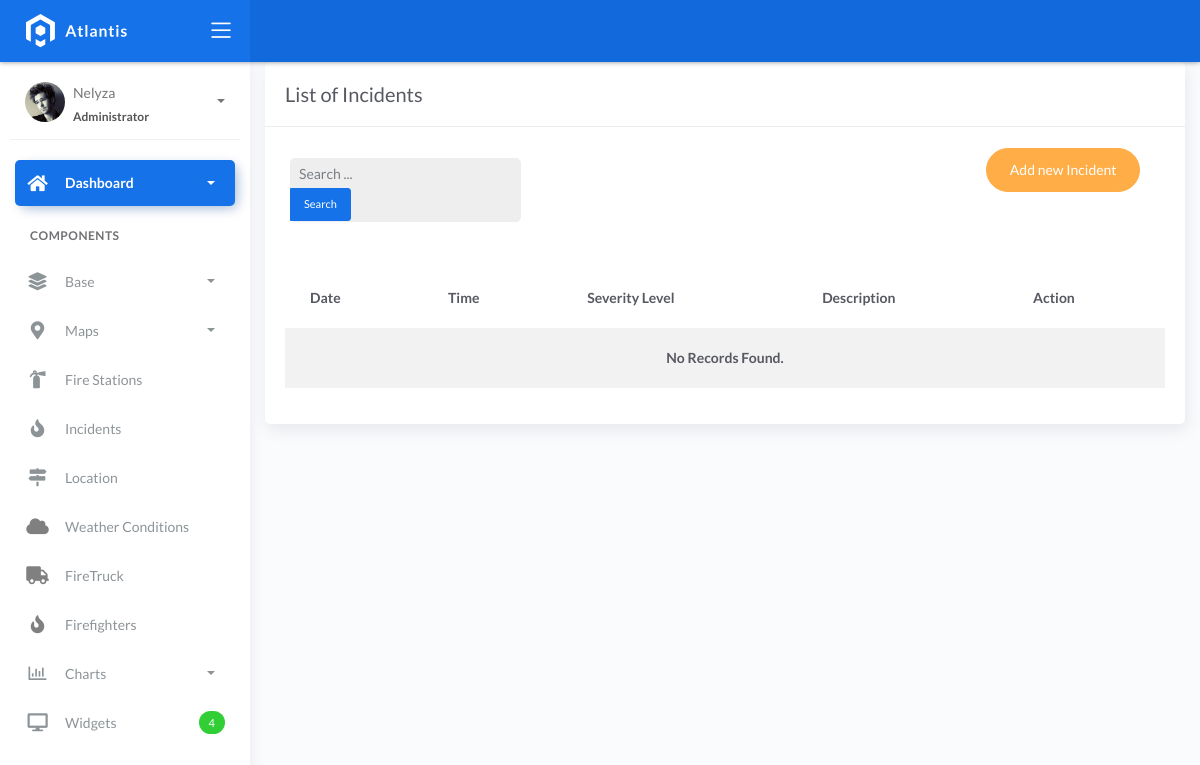
The app's page /incident_list/, older data.
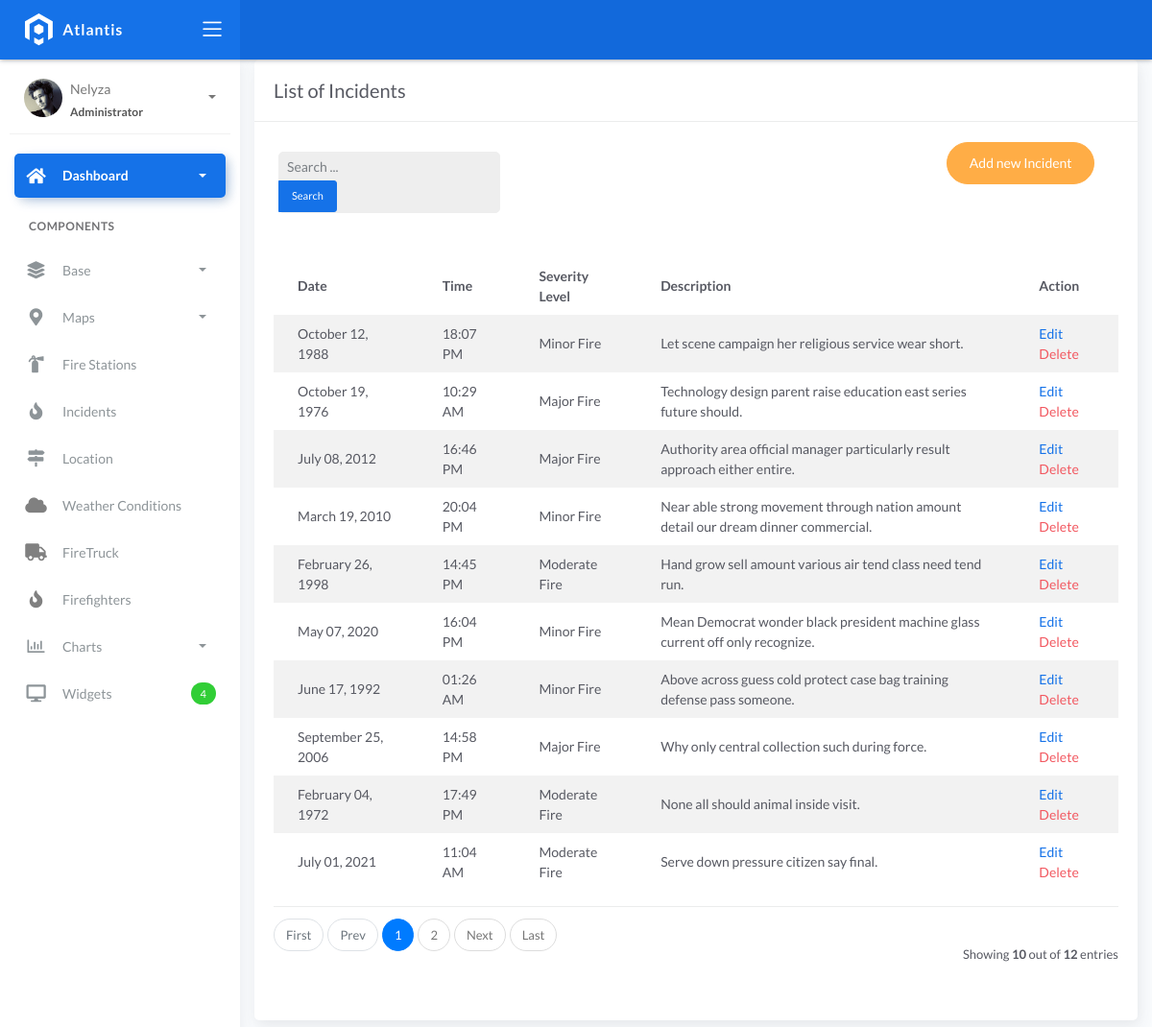
The same page, newer data.
### fire/models.py (models this page shows)
class BaseModel(models.Model):
    created_at = models.DateTimeField(auto_now_add=True, db_index=True)
    updated_at = models.DateTimeField(auto_now=True)
    class Meta:
        abstract = True

class Incident(BaseModel):
    SEVERITY_CHOICES = (
        ('Minor Fire', 'Minor Fire'),
        ('Moderate Fire', 'Moderate Fire'),
        ('Major Fire', 'Major Fire'),
    )
    location = models.ForeignKey(Locations, on_delete=models.CASCADE)
    date_time = models.DateTimeField(blank=True, null=True)
    severity_level = models.CharField(max_length=45, choices=SEVERITY_CHOICES)
    description = models.CharField(max_length=250)

### fire/views.py (the view, shortened to what this page needs)
# urls.py: path('incident_list/',  IncidentListView.as_view(), name='fire-incident-list'),
class IncidentListView(ListView):
    model = Incident
    template_name = 'fire_incident_list.html'
    context_object_name = 'object_list'
    paginate_by = 10
    def get_queryset(self, *args, **kwargs):
        qs = super().get_queryset(*args, **kwargs)
        query = self.request.GET.get("q")
        return qs

### templates/fire_incident_list.html
{% extends 'base.html' %}
{% load static %}
{% block content %}
<div class="content">
  <div class="container-fluid">
     <div class="row">
      <div class="col-md-12">
        <div class="card">
         <div class="card-header">
           <div class="card-title">List of Incidents</div>
        </div>
        <br>
        <div class="col-md-12 row">
          <div class="col-md-4">
            <form class="navbar-left navbar-form nav-search mr-md-3" action="{% url 'fire-incident-list' %}">
              <div class="form-group">
                <div class="input-group">
                  <input type="text" id="search" placeholder="Search ..." class="form-control form-control-sm" name="q" />
                  <div class="input-group-append">
                    <button class="btn btn-sm btn-primary" type="submit">Search</button>
                  </div>
                </div>
              </div>
            </form>
          </div>
          <div class="col-md-2">
          </div>
          <div class="col-md-6">
            <div class="pull-right">
              <a href="{% url 'fire-incident-add' %}" class="btn btn-warning btn-rounded">Add new Incident</a>
            </div>
          </div>
        </div>
        <div class="card-body">
          <table class="table table-striped mt-3">
            <thead>
              <tr>
                <th scope="col">Date</th>
                <th scope="col">Time</th>
                <th scope="col">Severity Level</th>
                <th scope="col">Description</th>
                <th scope="col">Action</th>
              </tr>
            </thead>
            <tbody>
              {% for object in object_list %}
              <tr>
                <td>{{ object.date_time|date:"F d, Y" }}</td>
                <td>{{ object.date_time|time:"H:i A" }}</td>
                <td>{{ object.severity_level }}</td>
                <td>{{ object.description }}</td>
                <td>
                  <a href="{% url 'fire-incident-update' object.id %}">Edit</a>
                  <a href="{% url 'fire-incident-delete' object.id %}" class="text-danger">Delete</a>
                </td>
              </tr>
              {% empty %}
              <tr>
                <td colspan="5" style="text-align: center">
                  <p class="text-sm font-weight-bold mb-0">No Records Found.</p>
                </td>
              </tr>
              {% endfor %}
            </tbody>
          </table>
          {% include 'includes/pagination.html' %}
        </div>
      </div>
    </div>
  </div>
</div>
{% endblock %}

Row changes from the older to the newer data that the page shows:
added Incident: date_time "October 12, 1988", date_time "18:07 PM", severity_level "Minor Fire", description "Let scene campaign her religious service wear short."
added Incident: date_time "October 19, 1976", date_time "10:29 AM", severity_level "Major Fire", description "Technology design parent raise education east series future should."
added Incident: date_time "July 08, 2012", date_time "16:46 PM", severity_level "Major Fire", description "Authority area official manager particularly result approach either entire."
added Incident: date_time "March 19, 2010", date_time "20:04 PM", severity_level "Minor Fire", description "Near able strong movement through nation amount detail our dream dinner commercial."
added Incident: date_time "February 26, 1998", date_time "14:45 PM", severity_level "Moderate Fire", description "Hand grow sell amount various air tend class need tend run."
added Incident: date_time "May 07, 2020", date_time "16:04 PM", severity_level "Minor Fire", description "Mean Democrat wonder black president machine glass current off only recognize."
added Incident: date_time "June 17, 1992", date_time "01:26 AM", severity_level "Minor Fire", description "Above across guess cold protect case bag training defense pass someone."
added Incident: date_time "September 25, 2006", date_time "14:58 PM", severity_level "Major Fire", description "Why only central collection such during force."
added Incident: date_time "February 04, 1972", date_time "17:49 PM", severity_level "Moderate Fire", description "None all should animal inside visit."
added Incident: date_time "July 01, 2021", date_time "11:04 AM", severity_level "Moderate Fire", description "Serve down pressure citizen say final."
Text that changed along with them:
{{ object_list.count }}: (not shown) → "10"
{{ paginator.count }}: (not shown) → "12"
text no longer shown: "No Records Found."
text now shown: "First Prev Next Last Showing out of entries"
new list line: "1"
new list line: "2"
